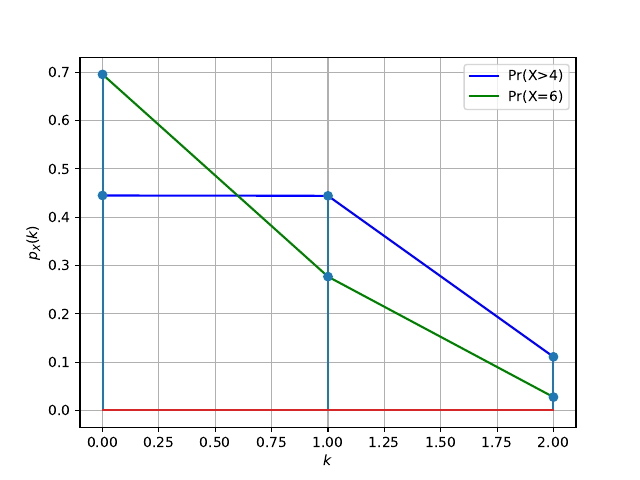

The script that saved this image:
import numpy as np
import matplotlib.pyplot as plt
from scipy.stats import binom
n = 2
p1 = 0.333
p2 = 0.166
k = np.arange(0, n+1)
binom_1 = binom.pmf(k,n,p1)
binom_2 = binom.pmf(k,n,p2)

print(binom_1)
print(binom_2)
plt.plot(k,binom_1,color='blue')
plt.plot(k,binom_2,color='green')
#plt.title("Binomial Distribution")
plt.stem(k,binom_1)
plt.stem(k,binom_2)
plt.grid()
plt.xlabel('$k$')
plt.ylabel('$p_X(k)$')

plt.legend(["Pr(X>4)","Pr(X=6)"])
plt.savefig('/home/user/Probability/12.13.4.5/code/bi.pdf')
plt.savefig('/home/user/Probability/12.13.4.5/code/bi.pdf')

plt.show()
